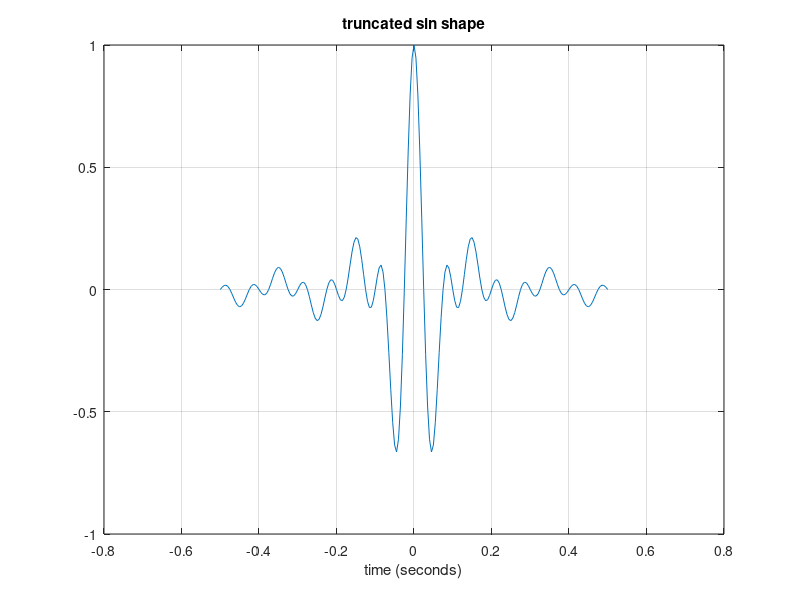
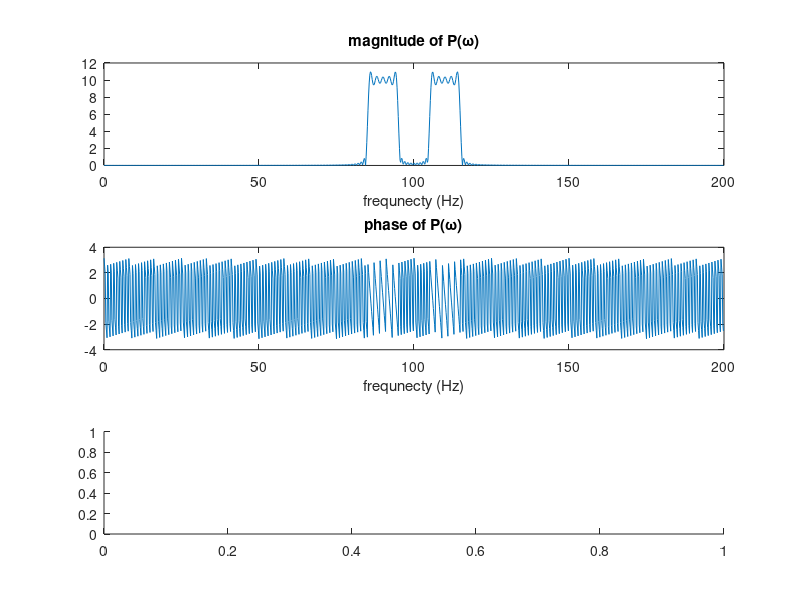

Here is the MATLAB script that generated these plots, in order: (Note: this script raises an error after producing the figures.)
%% Case study 2
%% Introduction
% * Author:                   Amelia Hines and Dayan Parker
% * Class:                    ESE 351
% * Date:                     Created 4/5/2024, Last Edited 4/5/2024
%% create pulse shapes
Ts=0.1; %define period in miliseconds
bw=1;
dt=0.005; %define sampleing rate
t=-Ts*5:dt:Ts*5; %define time vector from 0 to T
fs=1/dt;

triangle=1-abs(t)/Ts;%define the shape of the output vector; %define a triangular pulse shape
triangle_fft = fftshift(fft(triangle)/length(triangle)); %take fft of triangle
sinc_1=sinc(t/Ts).*cos(2*pi*10*t); %define truncated sin function
sinc_2=sinc(t/Ts).*cos(2*pi*20*t); %define shifted truncated sin function
sinc_3=sinc(t/Ts).*cos(2*pi*30*t); %define shifted sinc

figure 
plot(t,sinc_1), title ("truncated sin shape"),  xlabel('time (seconds)')
grid on

fftL=1024;
%10Hz
sinc_jw = fftshift(fft(sinc_1,fftL)); %take the fft of p(t)
f = 0:(fs/bw)/fftL:(fs/bw)-(fs/bw)/fftL;
%plot the frequnecy response of p(t)
figure
subplot(3,1,1), plot(f,abs(sinc_jw)), title('magnitude of P(\omega)')
xlabel('frequnecty (Hz)')

subplot(3,1,2), plot(f,angle(sinc_jw)), title('phase of P(\omega)')
xlabel('frequnecty (Hz)')

subplot(3,1,3), spectrogram(sinc_jw), title('spectrogram of P(\omega)')

%20 Hz
sinc_jw2 = fftshift(fft(sinc_2,fftL)); %take the fft of p(t)
figure
subplot(3,1,1), plot(f,abs(sinc_jw2)), title('magnitude of P(\omega)')
xlabel('frequnecty (Hz)')

subplot(3,1,2), plot(f,angle(sinc_jw2)), title('phase of P(\omega)')
xlabel('frequnecty (Hz)')

subplot(3,1,3), spectrogram(sinc_jw2), title('spectrogram of P(\omega)')

%30 Hz
sinc_jw3 = fftshift(fft(sinc_3,fftL)); %take the fft of p(t)
figure
subplot(3,1,1), plot(f,abs(sinc_jw3)), title('magnitude of P(\omega)')
xlabel('frequnecty (Hz)')

subplot(3,1,2), plot(f,angle(sinc_jw3)), title('phase of P(\omega)')
xlabel('frequnecty (Hz)')

subplot(3,1,3), spectrogram(sinc_jw3), title('spectrogram of P(\omega)')
%the band width need to for communications with this shape is pi/25 radians

%combine plot
figure
plot(f,abs(sinc_jw)), hold on
plot(f,abs(sinc_jw2)),plot(f,abs(sinc_jw3))
hold off
legend('10Hz', '20Hz', '30Hz')
title('magnitude of P(\omega)')
xlabel('frequnecty (Hz)')
%%
message10 = 'I love ESE 351! :)'; 
message20 = 'I love Jason Trobuagh';
message30 = 'take me...';

communication_full = communication(sinc_1,message10,sinc_2,message20,sinc_3,message30,0.5);

disp(['10Hz message: ',communication_full{1}])
disp(['20Hz message: ',communication_full{2}])
disp(['30Hz message: ',communication_full{3}])

%%
function message_out = communication(pt,message1,pt2,message2,pt3,message3,sigma)
    Ts=0.1; %define period in miliseconds
    dt=0.01; %define sampleing rate
    t=-Ts*5:dt:Ts*5; %define time vector from 0 to T
    fs=1/dt;

    fb=1/(Ts); %create bit rate vector
    upscale=100; %use the length of p(t) to idenitfy the number of zeros 
    % needed to get the full convoltuion y(t)
    

    %convert messages to binary
    x_t10 = str2num(reshape(dec2bin(message1)',1,[])')';
    x_t10(x_t10 == 0) = -1; 

    x_t20 = str2num(reshape(dec2bin(message2)',1,[])')';
    x_t20(x_t20 == 0) = -1;

    x_t30 = str2num(reshape(dec2bin(message3)',1,[])')';
    x_t30(x_t30 == 0) = -1;

    scaled_x10 = zeros(1, numel(x_t10)*upscale);
    length_scaled_10=length(scaled_x10);
    scaled_x20 = zeros(1, numel(x_t20)*upscale);
    length_scaled_20=length(scaled_x20);
    scaled_x30 = zeros(1, numel(x_t30)*upscale);
    length_scaled_30=length(scaled_x30);

    % Insert bit values into the result vector with upsacle zeros in between each value
    scaled_x10(1:100:end) = x_t10;
    scaled_x20(1:100:end) = x_t20;
    scaled_x30(1:100:end) = x_t30;

    %convolute eache scaled signal vecotor with the corrisponding pulse
    %shape
    y_t10=conv(scaled_x10,pt,'same');
    y_t20=conv(scaled_x20,pt2,'same');
    y_t30=conv(scaled_x30,pt3,'same');

    %pad the vectors with zeros to be the same legnth
    scaled_vector=[length(y_t10),length(y_t20),length(y_t30)];
    max_scale=max(scaled_vector);

    y_t10=[y_t10,zeros(1,max_scale-length(y_t10))];
    y_t20=[y_t20,zeros(1,max_scale-length(y_t20))];
    y_t30=[y_t30,zeros(1,max_scale-length(y_t30))];

    y_t=y_t10+y_t20+y_t30; %add the seperate signals together

    noise_time=0:dt:(length(y_t)-1)*dt;%defin a time vector for r(t) and y(t)
    figure, plot(noise_time,y_t), title('orignal data')

    noise=sigma.^2*randn(1,length(y_t)); %create noise vector
    r_t=noise+y_t; %create return signals
    figure, plot(noise_time,r_t), title('noisy data at')

    time=0:length(r_t)-1;

    %matched filter
    %convolute the noisy data with the opposite of the time vector
    p_opposite_10=pt(end:-1:1);
    z_t10=filter(p_opposite_10,1,r_t.*cos(2*pi*time*10));
    z_t10=z_t10(1,1:length_scaled_10);

    p_opposite_20=pt2(end:-1:1);
    z_t20=filter(p_opposite_20,1,r_t.*cos(2*pi*20*time));
    z_t20=z_t20(1,1:length_scaled_20);
    p_opposite_30=pt3(end:-1:1);
    z_t30=filter(p_opposite_30,1,r_t.*cos(2*pi*30*time));
    z_t30=z_t30(1,1:length_scaled_30);

    %create a binary output
    output_match10=zeros(1,length(x_t10));
    output_match10(z_t10(upscale:upscale:end)<0)=-1;
    output_match10(z_t10(upscale:upscale:end)>0)=1;
    message_output10=output_match10;
    message_output10(output_match10==-1)=0;
    message_out10 = char(bin2dec(num2str(reshape(message_output10,7,[])')))';

    output_match20=zeros(1,length(x_t10)-1);
    output_match20(z_t20(upscale:upscale:end)<0)=-1;
    output_match20(z_t20(upscale:upscale:end)>0)=1;
    message_output20=output_match20;
    message_output20(output_match20==-1)=0;
    message_out20 = char(bin2dec(num2str(reshape(message_output20,7,[])')))';

    output_match30=zeros(1,length(x_t30)-1);
    output_match30(z_t30(upscale:upscale:end)<0)=-1;
    output_match30(z_t30(upscale:upscale:end)>0)=1;
    message_output30=output_match30;
    message_output30(output_match30==-1)=0;
    message_out30 = char(bin2dec(num2str(reshape(message_output30,7,[])')))';
    
    message_out=cell(3,1);
    message_out{1}=message_out10;
    message_out{2}=message_out20;
    message_out{3}=message_out30;


    %10 Hz plot
    diff_idx=find(output_match10~=x_t10);
    same_idx=find(output_match10==x_t10);
    error_rate=length(diff_idx)/length(x_t10); %define error rate
    
    figure
    subplot(2,1,1)
    stem(same_idx,output_match10(same_idx), 'bo'); 
    hold on; 
    % Plot p_t where p_t is different from x_t
    stem(diff_idx, output_match10(diff_idx), 'rx');  % Plot p_t where it is different from x_t with red x marks
    title('Output of the match reciver at 10 Hz')
    xlabel('bits')
    hold off; % Release the hold on the plot
    legend('x_t', 'p_t different from x_t');
    
    subplot(2,1,2), stem(x_t10), title('orignal signal')%plot orignal signal
    xlabel(sprintf('bits, error rate = %0.3f',error_rate))
    
    %20 Hz plot
    diff_idx=find(output_match20~=x_t20);
    same_idx=find(output_match20==x_t20);
    error_rate=length(diff_idx)/length(x_t20); %define error rate
    
    figure
    subplot(2,1,1)
    stem(same_idx,output_match20(same_idx), 'bo'); 
    hold on; 
    % Plot p_t where p_t is different from x_t
    stem(diff_idx, output_match20(diff_idx), 'rx');  % Plot p_t where it is different from x_t with red x marks
    title('Output of the match reciver at 20 Hz')
    xlabel('bits')
    hold off; % Release the hold on the plot
    legend('x_t', 'p_t different from x_t');
    
    subplot(2,1,2), stem(x_t20), title('orignal signal')%plot orignal signal
    xlabel(sprintf('bits, error rate = %0.3f',error_rate))
    
    %30 Hz plot
    diff_idx=find(output_match30~=x_t30);
    same_idx=find(output_match30==x_t30);
    error_rate=length(diff_idx)/length(x_t30); %define error rate
    
    figure
    subplot(2,1,1)
    stem(same_idx,output_match30(same_idx), 'bo'); 
    hold on; 
    % Plot p_t where p_t is different from x_t
    stem(diff_idx, output_match30(diff_idx), 'rx');  % Plot p_t where it is different from x_t with red x marks
    title('Output of the match reciver at 30 Hz')
    xlabel('bits')
    hold off; % Release the hold on the plot
    legend('x_t', 'p_t different from x_t');
    
    subplot(2,1,2), stem(x_t30), title('orignal signal')%plot orignal signal
    xlabel(sprintf('bits, error rate = %0.3f',error_rate))
    
    %calculate the SNR of the system 
    %{
    signal_power = sum(y_t.^2);
    noise_power = sum(noise.^2);
    SNR = signal_power / noise_power;
    
    disp(['SNR 10Hz =',num2str(SNR)])
    disp(['bit rate 10Hz =',num2str(fb)])
    disp(['standard deviation of noise 10Hz =',num2str(sigma)])
    %}
end